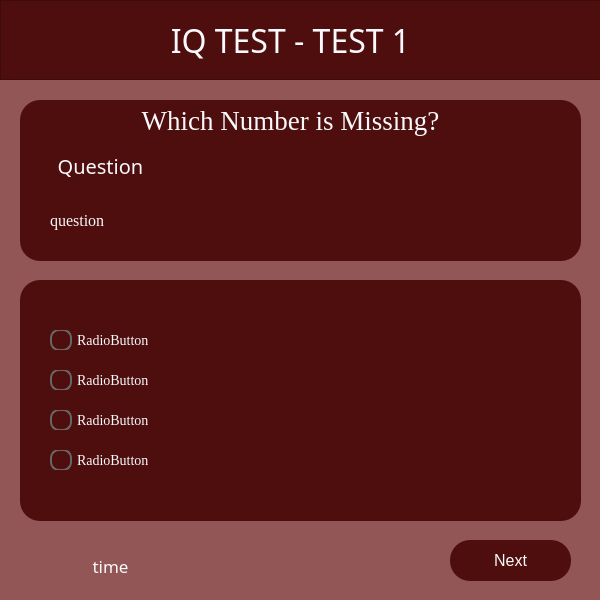
<?xml version="1.0" encoding="UTF-8"?>
<ui version="4.0">
 <class>Test1</class>
 <widget class="QMainWindow" name="Test1">
  <property name="geometry">
   <rect>
    <x>0</x>
    <y>0</y>
    <width>600</width>
    <height>600</height>
   </rect>
  </property>
  <property name="windowTitle">
   <string>MainWindow</string>
  </property>
  <widget class="QWidget" name="centralwidget">
   <property name="styleSheet">
    <string notr="true">QWidget #centralwidget {
	background-color: #935656
}</string>
   </property>
   <widget class="QFrame" name="frame_2">
    <property name="geometry">
     <rect>
      <x>20</x>
      <y>100</y>
      <width>561</width>
      <height>161</height>
     </rect>
    </property>
    <property name="styleSheet">
     <string notr="true">QFrame  {
	background-color: #4F0E0E;
	border-radius: 20px;
}</string>
    </property>
    <property name="frameShape">
     <enum>QFrame::StyledPanel</enum>
    </property>
    <property name="frameShadow">
     <enum>QFrame::Raised</enum>
    </property>
    <widget class="QLabel" name="questionNumberLabel">
     <property name="geometry">
      <rect>
       <x>10</x>
       <y>50</y>
       <width>141</width>
       <height>31</height>
      </rect>
     </property>
     <property name="font">
      <font>
       <family>Century Gothic</family>
       <pointsize>15</pointsize>
      </font>
     </property>
     <property name="styleSheet">
      <string notr="true">color: #F8F9FC</string>
     </property>
     <property name="text">
      <string>Question</string>
     </property>
     <property name="alignment">
      <set>Qt::AlignCenter</set>
     </property>
    </widget>
    <widget class="QLabel" name="questionLabel">
     <property name="geometry">
      <rect>
       <x>30</x>
       <y>100</y>
       <width>501</width>
       <height>41</height>
      </rect>
     </property>
     <property name="font">
      <font>
       <family>Times New Roman</family>
       <pointsize>12</pointsize>
      </font>
     </property>
     <property name="styleSheet">
      <string notr="true">color: #F8F9FC</string>
     </property>
     <property name="text">
      <string>question</string>
     </property>
     <property name="wordWrap">
      <bool>true</bool>
     </property>
    </widget>
    <widget class="QLabel" name="questionNumberLabel_2">
     <property name="geometry">
      <rect>
       <x>90</x>
       <y>0</y>
       <width>361</width>
       <height>41</height>
      </rect>
     </property>
     <property name="font">
      <font>
       <family>Times New Roman</family>
       <pointsize>20</pointsize>
      </font>
     </property>
     <property name="styleSheet">
      <string notr="true">color: #F8F9FC</string>
     </property>
     <property name="text">
      <string>Which Number is Missing?</string>
     </property>
     <property name="alignment">
      <set>Qt::AlignCenter</set>
     </property>
    </widget>
   </widget>
   <widget class="QFrame" name="frame_3">
    <property name="geometry">
     <rect>
      <x>20</x>
      <y>280</y>
      <width>561</width>
      <height>241</height>
     </rect>
    </property>
    <property name="styleSheet">
     <string notr="true">QFrame {
	background-color: #4F0E0E;
	border-radius: 20px;
}</string>
    </property>
    <property name="frameShape">
     <enum>QFrame::StyledPanel</enum>
    </property>
    <property name="frameShadow">
     <enum>QFrame::Raised</enum>
    </property>
    <widget class="QRadioButton" name="choice1">
     <property name="geometry">
      <rect>
       <x>30</x>
       <y>50</y>
       <width>501</width>
       <height>20</height>
      </rect>
     </property>
     <property name="font">
      <font>
       <family>Times New Roman</family>
       <pointsize>-1</pointsize>
       <bold>false</bold>
       <underline>false</underline>
      </font>
     </property>
     <property name="styleSheet">
      <string notr="true">QRadioButton {
    spacing: 5px; /* Adjust spacing between text and indicator */
    font-size: 14px; /* Adjust font size */
	color: #F8F9FC
}

QRadioButton::indicator {
    width: 18px; /* Adjust indicator size */
    height: 18px; /* Adjust indicator size */
}

QRadioButton::indicator::unchecked {
    border: 2px solid #666; /* Border color of unchecked state */
    border-radius: 9px; /* Border radius to make it round */
}

QRadioButton::indicator::unchecked:hover {
    border: 2px solid #999; /* Border color on hover */
}

QRadioButton::indicator::checked {
    background-color: #007bff; /* Background color of checked state */
    border: 2px solid #007bff; /* Border color of checked state */
    border-radius: 9px; /* Border radius to make it round */
}

QRadioButton::indicator::checked:hover {
    background-color: #0056b3; /* Background color on hover */
    border: 2px solid #0056b3; /* Border color on hover */
}
</string>
     </property>
     <property name="text">
      <string>RadioButton</string>
     </property>
     <property name="checkable">
      <bool>true</bool>
     </property>
     <property name="checked">
      <bool>false</bool>
     </property>
    </widget>
    <widget class="QRadioButton" name="choice2">
     <property name="geometry">
      <rect>
       <x>30</x>
       <y>90</y>
       <width>501</width>
       <height>20</height>
      </rect>
     </property>
     <property name="font">
      <font>
       <family>Times New Roman</family>
       <pointsize>-1</pointsize>
      </font>
     </property>
     <property name="styleSheet">
      <string notr="true">QRadioButton {
    spacing: 5px; /* Adjust spacing between text and indicator */
    font-size: 14px; /* Adjust font size */
	color: #F8F9FC
}

QRadioButton::indicator {
    width: 18px; /* Adjust indicator size */
    height: 18px; /* Adjust indicator size */
}

QRadioButton::indicator::unchecked {
    border: 2px solid #666; /* Border color of unchecked state */
    border-radius: 9px; /* Border radius to make it round */
}

QRadioButton::indicator::unchecked:hover {
    border: 2px solid #999; /* Border color on hover */
}

QRadioButton::indicator::checked {
    background-color: #007bff; /* Background color of checked state */
    border: 2px solid #007bff; /* Border color of checked state */
    border-radius: 9px; /* Border radius to make it round */
}

QRadioButton::indicator::checked:hover {
    background-color: #0056b3; /* Background color on hover */
    border: 2px solid #0056b3; /* Border color on hover */
}
</string>
     </property>
     <property name="text">
      <string>RadioButton</string>
     </property>
    </widget>
    <widget class="QRadioButton" name="choice3">
     <property name="geometry">
      <rect>
       <x>30</x>
       <y>130</y>
       <width>501</width>
       <height>20</height>
      </rect>
     </property>
     <property name="font">
      <font>
       <family>Times New Roman</family>
       <pointsize>-1</pointsize>
      </font>
     </property>
     <property name="styleSheet">
      <string notr="true">QRadioButton {
    spacing: 5px; /* Adjust spacing between text and indicator */
    font-size: 14px; /* Adjust font size */
	color: #F8F9FC
}

QRadioButton::indicator {
    width: 18px; /* Adjust indicator size */
    height: 18px; /* Adjust indicator size */
}

QRadioButton::indicator::unchecked {
    border: 2px solid #666; /* Border color of unchecked state */
    border-radius: 9px; /* Border radius to make it round */
}

QRadioButton::indicator::unchecked:hover {
    border: 2px solid #999; /* Border color on hover */
}

QRadioButton::indicator::checked {
    background-color: #007bff; /* Background color of checked state */
    border: 2px solid #007bff; /* Border color of checked state */
    border-radius: 9px; /* Border radius to make it round */
}

QRadioButton::indicator::checked:hover {
    background-color: #0056b3; /* Background color on hover */
    border: 2px solid #0056b3; /* Border color on hover */
}
</string>
     </property>
     <property name="text">
      <string>RadioButton</string>
     </property>
    </widget>
    <widget class="QRadioButton" name="choice4">
     <property name="geometry">
      <rect>
       <x>30</x>
       <y>170</y>
       <width>501</width>
       <height>20</height>
      </rect>
     </property>
     <property name="font">
      <font>
       <family>Times New Roman</family>
       <pointsize>-1</pointsize>
      </font>
     </property>
     <property name="styleSheet">
      <string notr="true">QRadioButton {
    spacing: 5px; /* Adjust spacing between text and indicator */
    font-size: 14px; /* Adjust font size */
	color: #F8F9FC
}

QRadioButton::indicator {
    width: 18px; /* Adjust indicator size */
    height: 18px; /* Adjust indicator size */
}

QRadioButton::indicator::unchecked {
    border: 2px solid #666; /* Border color of unchecked state */
    border-radius: 9px; /* Border radius to make it round */
}

QRadioButton::indicator::unchecked:hover {
    border: 2px solid #999; /* Border color on hover */
}

QRadioButton::indicator::checked {
    background-color: #007bff; /* Background color of checked state */
    border: 2px solid #007bff; /* Border color of checked state */
    border-radius: 9px; /* Border radius to make it round */
}

QRadioButton::indicator::checked:hover {
    background-color: #0056b3; /* Background color on hover */
    border: 2px solid #0056b3; /* Border color on hover */
}
</string>
     </property>
     <property name="text">
      <string>RadioButton</string>
     </property>
    </widget>
   </widget>
   <widget class="QPushButton" name="pushButton">
    <property name="geometry">
     <rect>
      <x>480</x>
      <y>710</y>
      <width>75</width>
      <height>24</height>
     </rect>
    </property>
    <property name="text">
     <string>PushButton</string>
    </property>
   </widget>
   <widget class="QPushButton" name="pushButton_2">
    <property name="geometry">
     <rect>
      <x>690</x>
      <y>710</y>
      <width>75</width>
      <height>24</height>
     </rect>
    </property>
    <property name="text">
     <string>PushButton</string>
    </property>
   </widget>
   <widget class="QFrame" name="frame">
    <property name="geometry">
     <rect>
      <x>0</x>
      <y>0</y>
      <width>601</width>
      <height>80</height>
     </rect>
    </property>
    <property name="styleSheet">
     <string notr="true">QFrame {
	background-color: #4F0E0E;
}</string>
    </property>
    <property name="frameShape">
     <enum>QFrame::StyledPanel</enum>
    </property>
    <property name="frameShadow">
     <enum>QFrame::Raised</enum>
    </property>
    <widget class="QLabel" name="titleLabel">
     <property name="geometry">
      <rect>
       <x>100</x>
       <y>20</y>
       <width>381</width>
       <height>41</height>
      </rect>
     </property>
     <property name="font">
      <font>
       <family>Century Gothic</family>
       <pointsize>24</pointsize>
      </font>
     </property>
     <property name="styleSheet">
      <string notr="true">color: #F8F9FC</string>
     </property>
     <property name="text">
      <string>IQ TEST - TEST 1</string>
     </property>
     <property name="alignment">
      <set>Qt::AlignCenter</set>
     </property>
    </widget>
   </widget>
   <widget class="QPushButton" name="nextButton">
    <property name="geometry">
     <rect>
      <x>450</x>
      <y>540</y>
      <width>121</width>
      <height>41</height>
     </rect>
    </property>
    <property name="styleSheet">
     <string notr="true">QPushButton {
    background-color: #4F0E0E;
    border: none;
    color: #F8F9FC;
    padding: 10px 20px;
    border-radius: 20px;
    font-size: 16px;
}

QPushButton:hover {
    background-color: #DE3C3C;
	color: white;
}</string>
    </property>
    <property name="text">
     <string>Next</string>
    </property>
   </widget>
   <widget class="QLabel" name="timeLabel">
    <property name="geometry">
     <rect>
      <x>30</x>
      <y>550</y>
      <width>161</width>
      <height>31</height>
     </rect>
    </property>
    <property name="font">
     <font>
      <family>Century Gothic</family>
      <pointsize>13</pointsize>
     </font>
    </property>
    <property name="styleSheet">
     <string notr="true">color: #F8F9FC</string>
    </property>
    <property name="text">
     <string>time</string>
    </property>
    <property name="alignment">
     <set>Qt::AlignCenter</set>
    </property>
   </widget>
  </widget>
 </widget>
 <resources/>
 <connections/>
</ui>
